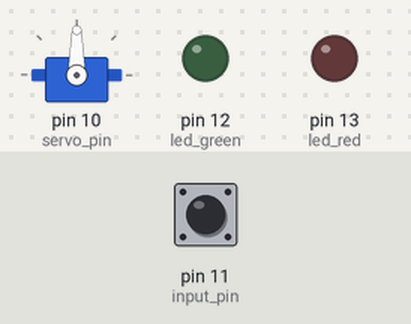
Recording of a sketch running on a simulated Arduino Uno, built with avr-gcc and run on an emulated ATmega328P. Shown: servo, output pins drawn as LEDs (lit = HIGH). Inputs (shaded band) come from the test bench; at power-on: pin 11 (input_pin) HIGH. Random numbers use the default seed unless the sketch sets one.

Above: at 2.2 s.
2.3 s: pin 11 (input_pin) pulled LOW for 0.15 s
At 5.1 s:
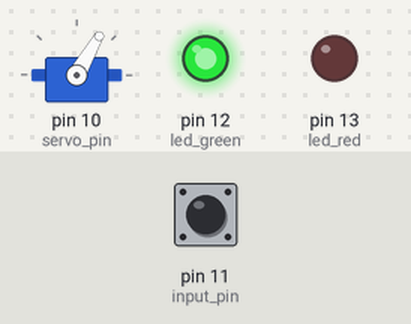
5.3 s: pin 11 (input_pin) pulled LOW for 1 s
At 5.9 s:
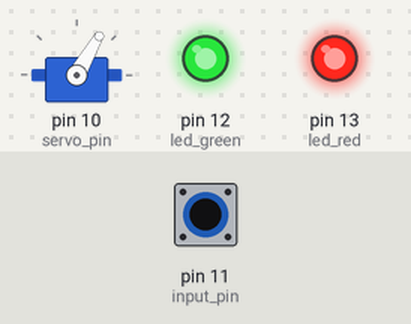
8.3 s: pin 11 (input_pin) pulled LOW for 3.2 s
At 10.6 s:
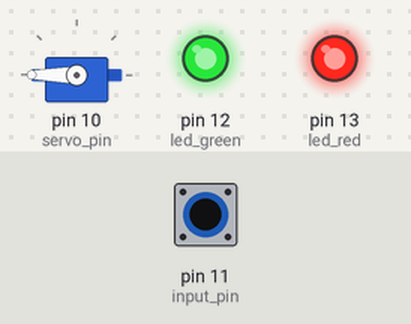
13.0 s: pin 11 (input_pin) pulled LOW for 3.2 s
17.7 s: pin 11 (input_pin) pulled LOW for 3.2 s
Timing chart, 0 to 23.4 s (numbered marks = the images above; inputs shaded):
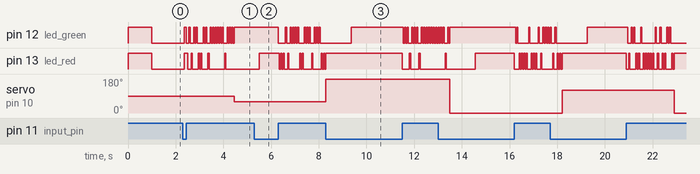

Measured:
- after the input at 2.3 s, servo on pin 10 (servo_pin): 90° → 60° after 2.2 s

The sketch:

truth_dare.ino
```cpp
/*
  Truth or Dare
  This sketch demonstrates:
  Choosing a random number (using A0 as a seed)
  Moving a servo
  Lighting LEDs
  Button press input (with debouncing)
  Using a state machine
 */

#include <Servo.h>

int led_red = 13;
int led_green=12;
int input_pin=11;
int servo_pin=10;
int state=0;
int num_players=4;
int button_state;
int random_number;
int servo_angle=0;
int last_servo_angle=0;
int counter;
Servo myservo;  // create servo object to control a servo

// the setup routine runs once when you press reset:
void setup() {
  // set up the appropriate pins as inputs/outputs
  pinMode(led_red, OUTPUT);
  pinMode(led_green, OUTPUT);
  pinMode(input_pin, INPUT_PULLUP);

  // attach the servo object to the signal pin
  myservo.attach(servo_pin);

  // if analog input pin 0 is unconnected, random analog
  // noise will cause the call to randomSeed() to generate
  // different seed numbers each time the sketch runs.
  // randomSeed() will then shuffle the random function.
  randomSeed(analogRead(0));

  digitalWrite(led_red,HIGH);
  digitalWrite(led_green,HIGH);
  delay(1000);
  digitalWrite(led_red,LOW);
  digitalWrite(led_green,LOW);

}

// the loop routine runs over and over again forever:
void loop() {

    // decide what to do, based on the current value of the state machine
    switch(state){
       case 0:
       // wait for a button press to run the sequence again
       button_state=digitalRead(input_pin);
       if(button_state==LOW){
         // debounce the button press by waiting a few milliseconds
         // and making sure the button is still pressed
         delay(50);
         button_state=digitalRead(input_pin);

         if(button_state==LOW){
           // wait until the button is released
           digitalWrite(led_red,HIGH);
           digitalWrite(led_green,HIGH);

           while(button_state==LOW){
             button_state=digitalRead(input_pin);
           }
           counter=0;  // we'll use this counter in a minute
           state=1;    // move the state machine on to the next step

           digitalWrite(led_red,LOW);
           digitalWrite(led_green,LOW);

         }
       }
       break;


       case 1:
       // this bit chooses a random number and flashes one of the two LEDs
       random_number = random(1,11);  // pick a random number between 1 and 10
       if(random_number <= 5){
         // if we've chosen a "low" number (1,2,3,4,5) flash the red led
         digitalWrite(led_red,HIGH);
         digitalWrite(led_green,LOW);
       }else{
         // if we've chosen a "low" number (6,7,8,9,10) flash the green led
         digitalWrite(led_red,LOW);
         digitalWrite(led_green,HIGH);
       }

       // wait a few milliseconds while the led is lit
       delay(50);

       // turn off both leds
       digitalWrite(led_red,LOW);
       digitalWrite(led_green,LOW);

       // wait a few more milliseconds with both leds off
       delay(50);

       // add one to our counter. So far we've waited 100ms (1/10th second)
       // so once the counter reaches 40, we've waited 4 seconds
       counter++;
       if(counter>=20){
         state=2;
       }
       break;

       case 2:
       // our random number is already chosen; light up the last led
       if(random_number <= 5){
         // if we've chosen a "low" number (1,2,3,4,5) flash the red led
         digitalWrite(led_red,HIGH);
         digitalWrite(led_green,LOW);
       }else{
         // if we've chosen a "low" number (6,7,8,9,10) flash the green led
         digitalWrite(led_red,LOW);
         digitalWrite(led_green,HIGH);
       }

       // choose and random number which indicates the person to point to.
       // if it happens to be the same person as last time, choose again and keep
       // choosing until a different person is selected
       while(servo_angle==last_servo_angle){
         // choose a random player and point to them
         random_number = random(1,num_players+1);
         // the servo takes a value of 0-180 but we want player 1 to be at zero
         // and player two to be at 180 - any other players are spread between these
         // two extremes: so divide 180 by (the number of players - 1)
         if(random_number==1){
           servo_angle=0;
         }else if(random_number==num_players){
           servo_angle=180;
         }else{
            // lets say we have three players and we've chosen number two: 180/2 * 1 = 90
            // or maybe four players and we've chosen three: 180/3 * 2 = 120
            servo_angle=(180/(num_players-1))*(random_number-1);
         }
       }

       // move the servo to the appropriate angle
       myservo.write(servo_angle);
       last_servo_angle=servo_angle;

       // now we've flashed an led and moved the servo, wait a second (to give the servo
       // time to move to it's final position) then go back to waiting for a button press
       delay(1000);
       state=0;

    }
}
```
